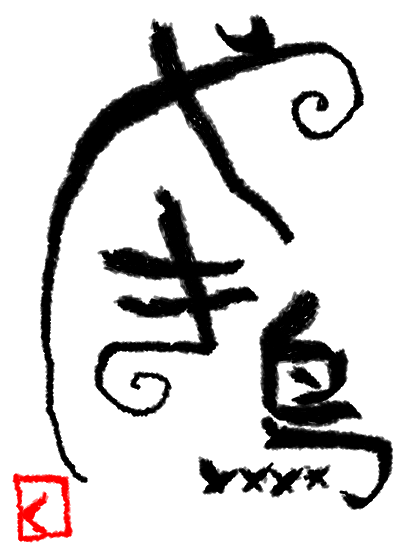
#> input picture 0524/test.png, 400 x 550 px
$ jupyter execute 0524_OpenCV.ipynb
#> lines starting #> are read from the running program, lines starting #| are printed output that depends on the picture; after the words box and inside, x2 and y2 are one past the last pixel; in counts of white or black regions, pixels touching at a corner belong together
[cell 1]
# ①画像のダウンロード
import urllib.request as req
url = "https://uta.pw/shodou/img/28/214.png"
req.urlretrieve(url, "test.png")
#> (this line was passed over: the network is not available in this run)

# OpenCVで読み込む
import cv2
img = cv2.imread("test.png")
#> img is the input picture: shape (550, 400, 3); mean B, G, R 209, 209, 211
print(img)
#> (printed output is left out)

[cell 2]
# ダウンロードした画像を画面に表示する
import matplotlib.pyplot as plt
import cv2
img_yakitori = cv2.imread("test.png")
plt.imshow(cv2.cvtColor(img, cv2.COLOR_BGR2RGB))
plt.show()

[cell 3]
# 画像のサイズを表示
img.shape
#> Out = (550, 400, 3)

# 縦サイズ, 横サイズ, チャネルの順で表示されている

[cell 4]
# 自分の好きな画像データをAWFW2フォルダに格納し、表示してみよう
import matplotlib.pyplot as plt
import cv2
img_kinniku = cv2.imread("kinniku.jpg")
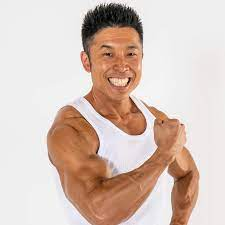
#> input picture 0524/kinniku.jpg, 225 x 225 px
#> img_kinniku is the input picture: shape (225, 225, 3); mean B, G, R 186.1, 195.9, 215.5
plt.imshow(cv2.cvtColor(img_kinniku, cv2.COLOR_BGR2RGB))
plt.show()

[cell 5]
#  axisの表示をオフにして表示してみましょう
plt.axis('off')
plt.imshow(cv2.cvtColor(img_kinniku, cv2.COLOR_BGR2RGB))
plt.show()

[cell 6]
# 読み込んだ画像を「out.jpg」として保存しましょう
cv2.imwrite('out.jpg', img)
#> Out = True

[cell 7]
# 読み込んだ画像のサイズを表示しましょう
img_kinniku.shape
#> Out = (225, 225, 3)

[cell 8]
# 読み込んだ画像を縦に2倍引き延ばして表示しましょう
im2_kinniku = cv2.resize(img_kinniku, (225, 550))
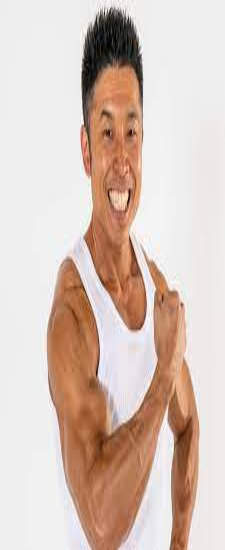
#> im2_kinniku: shape (550, 225, 3); mean B, G, R 186, 195.9, 215.5
plt.imshow(cv2.cvtColor(im2_kinniku, cv2.COLOR_BGR2RGB))
plt.show()

[cell 9]
# 画像の最も重要な部分と思われる箇所を切り出して表示しましょう
im3_kinniku = img_kinniku[0:100, 80:150]
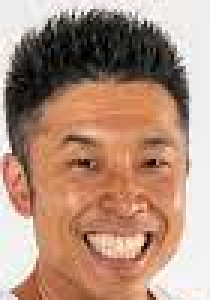
#> im3_kinniku: shape (100, 70, 3) (shown 3 times larger); mean B, G, R 123.6, 142.5, 177
im3_kinniku = cv2.resize(im3_kinniku, (225, 225))
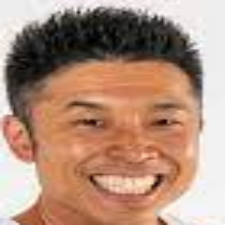
#> im3_kinniku: shape (225, 225, 3); mean B, G, R 123.5, 142.4, 176.9
plt.imshow(cv2.cvtColor(im3_kinniku, cv2.COLOR_BGR2RGB))
plt.show()

[cell 10]
# 画像をグレースケールに変換しましょう
# ヒント：P135
plt.imshow(cv2.cvtColor(im3_kinniku, cv2.COLOR_BGR2GRAY))
plt.show()
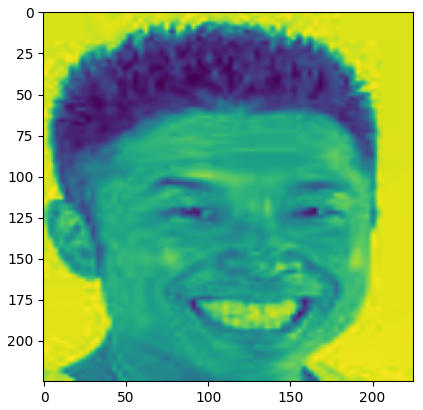
#> figure drawn by matplotlib, 1 panel

[cell 11]
# 復習１
# ①で読み込んだ「やき鳥」の画像の「鳥」の文字に赤い四角形を描画し、表示しましょう。
# ヒント：rectangle
img_yakitori = cv2.rectangle(img_yakitori,
               pt1=(390, 510),
               pt2=(200, 290),
               color=(0, 0, 255),
               thickness=3,
               lineType=cv2.LINE_4,
               shift=0)
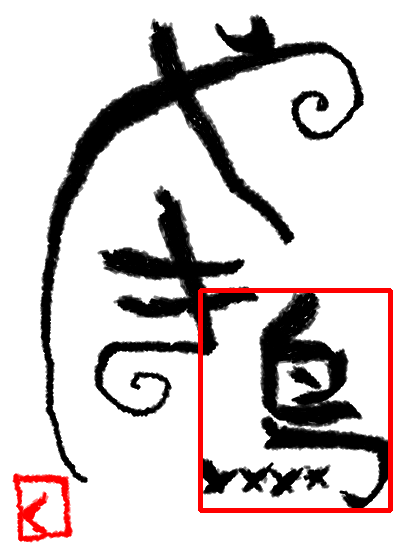
#> img_yakitori: shape (550, 400, 3); 1.86% of pixels changed, all inside (x1, y1, x2, y2) = (198, 288, 393, 513)
plt.imshow(cv2.cvtColor(img_yakitori, cv2.COLOR_BGR2RGB))
plt.show()

[cell 12]
# 復習２
# 復習１で赤い四角形を描画した描画したデータにさらに「Delicious!」という文字を重ねましょう。
# 文字を重ねる位置はどこでもOKです。文字色も自由に設定してください。
# ヒント：putText

im2_yakitori = cv2.putText(img_yakitori,
               text='Delicious!',
               org=(100, 300),
               fontFace=cv2.FONT_HERSHEY_SIMPLEX,
               fontScale=2.0,
               color=(0, 0, 255),
               thickness=4,
               lineType=cv2.LINE_4)

plt.imshow(cv2.cvtColor(im2_yakitori, cv2.COLOR_BGR2RGB))
plt.show()
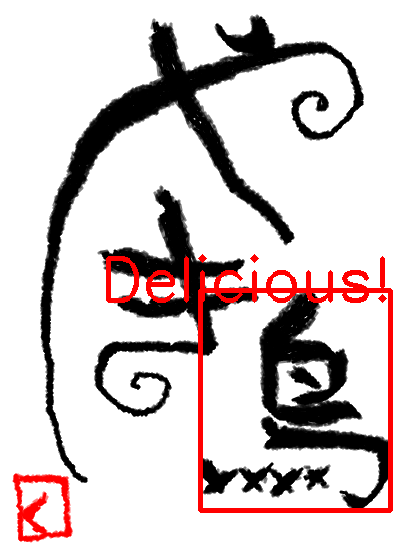
#> shown: shape (550, 400, 3); mean R, G, B 213, 202.6, 202.6

[cell 13]
# 復習２で作成した画像を「test2.png」という名前で保存しましょう
# 画像を保存する
cv2.imwrite('test2.png', img)
#> Out = True
